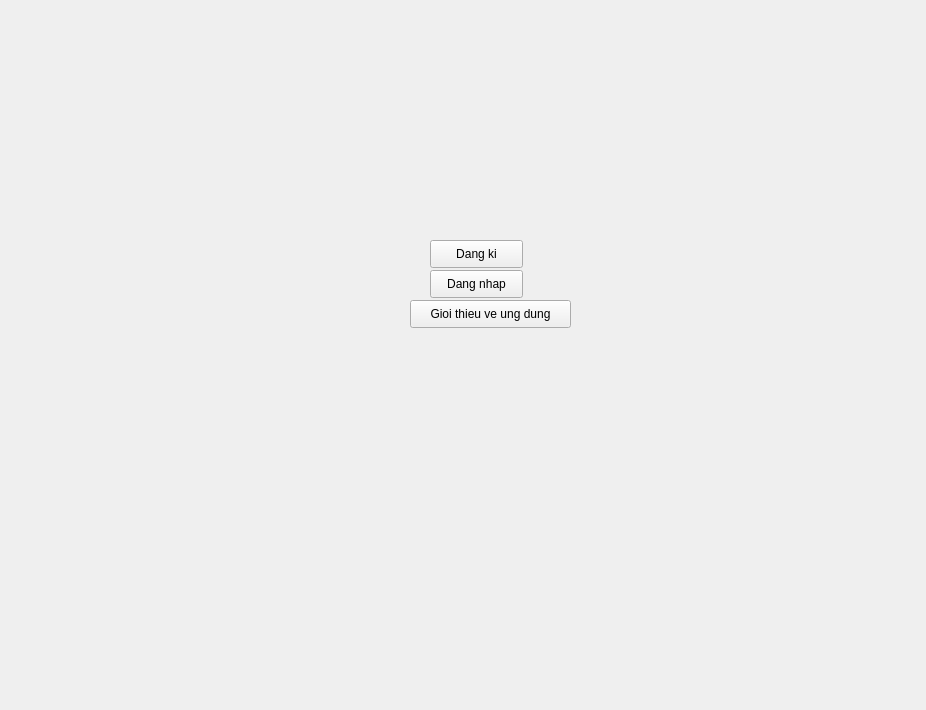
<?xml version="1.0" encoding="UTF-8"?>
<ui version="4.0">
 <class>Form</class>
 <widget class="QWidget" name="Form">
  <property name="geometry">
   <rect>
    <x>0</x>
    <y>0</y>
    <width>926</width>
    <height>710</height>
   </rect>
  </property>
  <property name="windowTitle">
   <string>Form</string>
  </property>
  <widget class="QPushButton" name="pushButton">
   <property name="geometry">
    <rect>
     <x>430</x>
     <y>270</y>
     <width>93</width>
     <height>28</height>
    </rect>
   </property>
   <property name="text">
    <string>Dang nhap</string>
   </property>
  </widget>
  <widget class="QPushButton" name="pushButton_2">
   <property name="geometry">
    <rect>
     <x>430</x>
     <y>240</y>
     <width>93</width>
     <height>28</height>
    </rect>
   </property>
   <property name="text">
    <string>Dang ki</string>
   </property>
  </widget>
  <widget class="QPushButton" name="pushButton_3">
   <property name="geometry">
    <rect>
     <x>410</x>
     <y>300</y>
     <width>161</width>
     <height>28</height>
    </rect>
   </property>
   <property name="text">
    <string>Gioi thieu ve ung dung</string>
   </property>
  </widget>
 </widget>
 <resources/>
 <connections/>
</ui>
